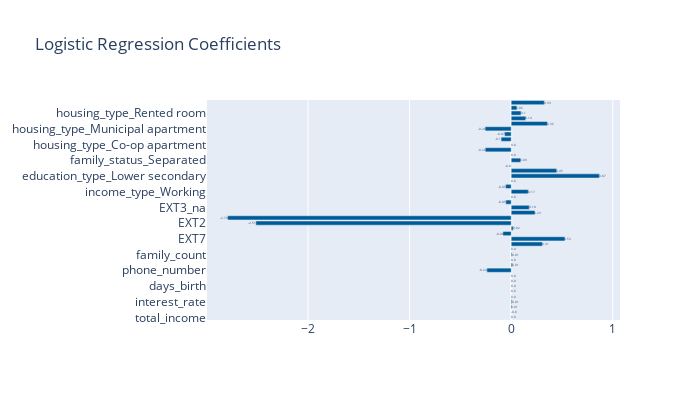

Notebook code cell kept with this figure:
### Code cell
# Refit selected model
model2 = LogisticRegression(**model_dict["logistic"].best_params_)
model2.fit(X_train_dummy, y_train.values.ravel())

# Display Model Coefficients
fig = go.Figure([
    go.Bar(y=X_train_dummy.columns, x=model2.coef_[0], text=np.round(model2.coef_[0], 2), orientation='h')
    ])

fig.update_traces(textposition='outside', marker_color='rgb(0, 92, 153)')
fig.update_layout(title='Logistic Regression Coefficients',
                  dragmode='select',
                  width=700,
                  height=400,
                  hovermode='closest')
fig.show()

### Figure 1 — Plotly figure (JSON) as saved in the notebook; plotly's stock layout.template omitted (floating-point values rounded to 4 significant figures)
{"data": [{"marker": {"color": "rgb(0, 92, 153)"}, "orientation": "h", "text": ["0.0", "-0.0", "0.01", "0.01", "0.0", "0.0", "0.0", "0.0", "0.0", "-0.24", "0.01", "0.0", "0.01", "0.0", "0.31", "0.53", "-0.08", "0.02", "-2.51", "-2.79", "0.23", "0.18", "-0.05", "0.0", "0.17", "-0.05", "0.0", "0.87", "0.45", "-0.0", "0.09", "0.0", "-0.26", "0.0", "-0.1", "-0.07", "-0.26", "0.36", "0.14", "0.1", "0.06", "0.33"], "textposition": "outside", "type": "bar", "x": [6.219e-07, -3.03e-07, 0.005863, 0.008613, 0, 0, 3.392e-06, 0.0001022, 2.158e-05, -0.2391, 0.01229, 0.0001013, 0.009072, 0, 0.3071, 0.5287, -0.08102, 0.01957, -2.513, -2.791, 0.2337, 0.1773, -0.05347, 0, 0.1681, -0.05451, 0, 0.8677, 0.4472, -0.001727, 0.09318, 0, -0.2551, 0, -0.09947, -0.06507, -0.2563, 0.356, 0.1429, 0.09671, 0.05544, 0.3261], "y": ["total_income", "loan_amount", "term", "interest_rate", "nr_children", "region_population_ratio", "days_birth", "days_employed", "days_registration", "phone_number", "email", "days_phone_change", "family_count", "EXT4", "EXT5", "EXT7", "own_car", "own_house", "EXT2", "EXT3", "EXT2_na", "EXT3_na", "income_type_State servant", "income_type_Student", "income_type_Working", "education_type_Higher education", "education_type_Incomplete higher", "education_type_Lower secondary", "education_type_Secondary / secondary special", "family_status_Married", "family_status_Separated", "family_status_Single / not married", "family_status_Widow", "housing_type_Co-op apartment", "housing_type_Co-op house", "housing_type_House", "housing_type_Municipal apartment", "housing_type_Office apartment", "housing_type_Rented apartment", "housing_type_Rented room", "housing_type_Rented studio", "housing_type_With parents"]}], "layout": {"dragmode": "select", "height": 400, "hovermode": "closest", "title": {"text": "Logistic Regression Coefficients"}, "width": 700}}
